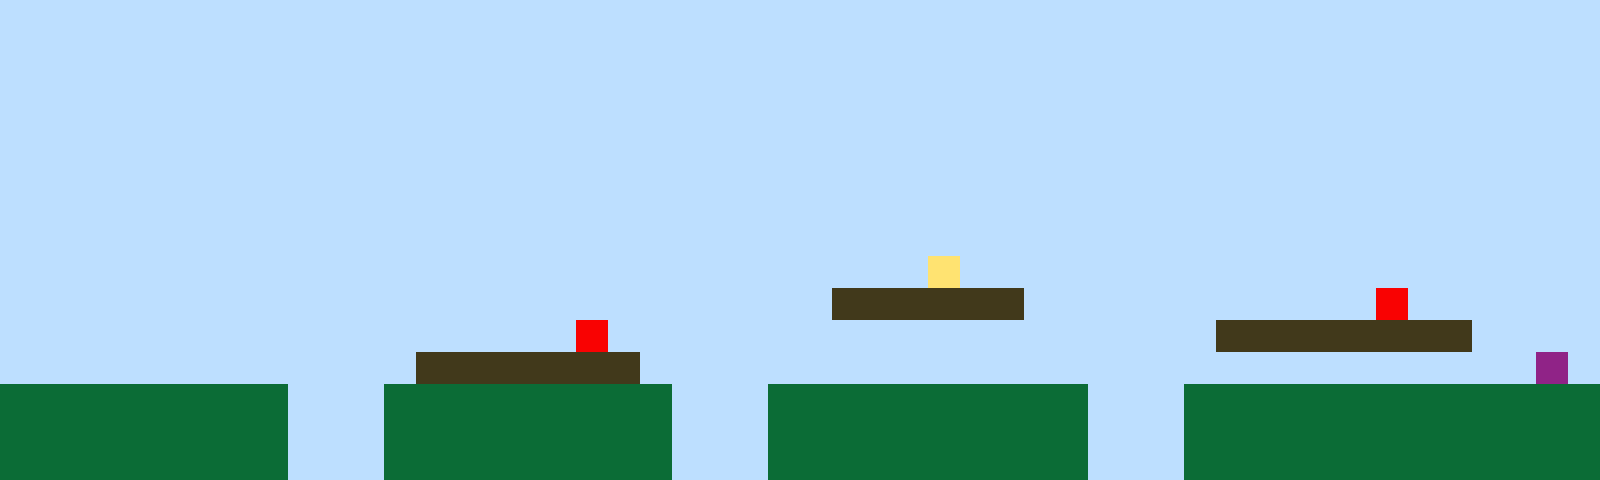

A level layout from a 2D game, rendered from its tile map. Below: a short description, then the map file with its tile-grid data intact:
An orthogonal 50x15 tile map with 32x32 px tiles, 1 tile layer (Tile Layer 1).

<map version="1.10" tiledversion="1.11.2" orientation="orthogonal" renderorder="right-up" width="50" height="15" tilewidth="32" tileheight="32" infinite="0" nextlayerid="2" nextobjectid="1"><editorsettings><export target="map1.csv" format="csv" /></editorsettings><tileset firstgid="1" name="sprites" tilewidth="32" tileheight="32" tilecount="6" columns="3"><image source="sprites.png" width="96" height="64" /></tileset><layer id="1" name="Tile Layer 1" width="50" height="15"><data encoding="csv">1,1,1,1,1,1,1,1,1,1,1,1,1,1,1,1,1,1,1,1,1,1,1,1,1,1,1,1,1,1,1,1,1,1,1,1,1,1,1,1,1,1,1,1,1,1,1,1,1,1,1,1,1,1,1,1,1,1,1,1,1,1,1,1,1,1,1,1,1,1,1,1,1,1,1,1,1,1,1,1,1,1,1,1,1,1,1,1,1,1,1,1,1,1,1,1,1,1,1,1,1,1,1,1,1,1,1,1,1,1,1,1,1,1,1,1,1,1,1,1,1,1,1,1,1,1,1,1,1,1,1,1,1,1,1,1,1,1,1,1,1,1,1,1,1,1,1,1,1,1,1,1,1,1,1,1,1,1,1,1,1,1,1,1,1,1,1,1,1,1,1,1,1,1,1,1,1,1,1,1,1,1,1,1,1,1,1,1,1,1,1,1,1,1,1,1,1,1,1,1,1,1,1,1,1,1,1,1,1,1,1,1,1,1,1,1,1,1,1,1,1,1,1,1,1,1,1,1,1,1,1,1,1,1,1,1,1,1,1,1,1,1,1,1,1,1,1,1,1,1,1,1,1,1,1,1,1,1,1,1,1,1,1,1,1,1,1,1,1,1,1,1,1,1,1,1,1,1,1,1,1,1,1,1,1,1,1,1,1,1,1,1,1,1,1,1,1,1,1,1,1,1,1,1,1,1,1,1,1,1,1,1,1,1,1,1,1,1,1,1,1,1,1,1,1,1,1,1,1,1,1,1,1,1,1,1,1,1,1,1,1,1,1,1,1,1,1,1,1,1,1,1,1,1,1,1,1,1,1,1,1,1,1,1,1,1,1,1,1,1,1,1,1,1,1,1,1,1,1,1,1,1,1,1,1,1,1,1,1,1,1,1,1,1,1,1,1,1,1,1,1,1,1,1,1,1,1,1,1,1,1,1,1,1,1,1,1,1,1,1,1,1,1,1,1,1,1,1,1,4,1,1,1,1,1,1,1,1,1,1,1,1,1,1,1,1,1,1,1,1,1,1,1,1,1,1,1,1,1,1,1,1,1,1,1,1,1,1,1,1,1,1,1,1,1,1,3,3,3,3,3,3,1,1,1,1,1,1,1,1,1,1,1,5,1,1,1,1,1,1,1,1,1,1,1,1,1,1,1,1,1,1,1,1,1,1,1,1,5,1,1,1,1,1,1,1,1,1,1,1,1,1,1,1,1,1,1,1,3,3,3,3,3,3,3,3,1,1,1,1,1,1,1,1,1,1,1,1,1,1,1,1,1,3,3,3,3,3,3,3,1,1,1,1,1,1,1,1,1,1,1,1,1,1,1,1,1,1,1,1,1,1,1,1,1,1,1,1,6,1,2,2,2,2,2,2,2,2,2,1,1,1,2,2,2,2,2,2,2,2,2,1,1,1,2,2,2,2,2,2,2,2,2,2,1,1,1,2,2,2,2,2,2,2,2,2,2,2,2,2,2,2,2,2,2,2,2,2,2,1,1,1,2,2,2,2,2,2,2,2,2,1,1,1,2,2,2,2,2,2,2,2,2,2,1,1,1,2,2,2,2,2,2,2,2,2,2,2,2,2,2,2,2,2,2,2,2,2,2,1,1,1,2,2,2,2,2,2,2,2,2,1,1,1,2,2,2,2,2,2,2,2,2,2,1,1,1,2,2,2,2,2,2,2,2,2,2,2,2,2</data></layer></map>
